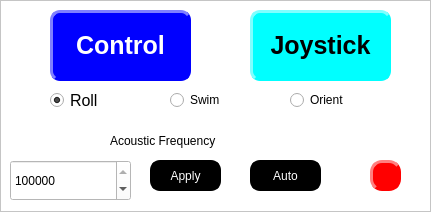
    <widget class="QFrame" name="frame">
     <property name="geometry">
      <rect>
       <x>10</x>
       <y>5</y>
       <width>431</width>
       <height>212</height>
      </rect>
     </property>
     <property name="styleSheet">
      <string notr="true"> color: rgb(0, 0, 0);
 background-color: rgb(255, 255, 255);
</string>
     </property>
     <property name="frameShape">
      <enum>QFrame::StyledPanel</enum>
     </property>
     <property name="frameShadow">
      <enum>QFrame::Raised</enum>
     </property>
     <widget class="QLabel" name="led">
      <property name="geometry">
       <rect>
        <x>370</x>
        <y>160</y>
        <width>31</width>
        <height>31</height>
       </rect>
      </property>
      <property name="styleSheet">
       <string notr="true">
                background-color: rgb(255, 0, 0);
                border-style: outset;
                border-width: 3px;
                border-radius: 12px;
                border-color: rgb(255, 0, 0);
         
                padding: 6px;</string>
      </property>
      <property name="text">
       <string/>
      </property>
     </widget>
     <widget class="QRadioButton" name="swimradio">
      <property name="geometry">
       <rect>
        <x>170</x>
        <y>90</y>
        <width>91</width>
        <height>20</height>
       </rect>
      </property>
      <property name="text">
       <string>Swim</string>
      </property>
     </widget>
     <widget class="QPushButton" name="applyacousticbutton">
      <property name="geometry">
       <rect>
        <x>150</x>
        <y>160</y>
        <width>71</width>
        <height>31</height>
       </rect>
      </property>
      <property name="styleSheet">
       <string notr="true">QPushButton {
                color: rgb(255, 255, 255);
                background-color: rgb(0, 0, 0);
                border-style: outset;
                border-width: 2px;
                border-radius: 10px;
                border-color: rgb(0, 0, 0);
                min-width: 1em;
                padding: 1px;
            }
            QPushButton:hover {
                background-color: rgb(100, 100, 100);
                color: rgb(0, 0, 0);
                border-style: inset;
            }

 		QPushButton:checked {
                color: rgb(255, 255, 255);
                background-color: rgb(255, 0, 0);
                border-style: outset;
                border-width: 2px;
                border-radius: 10px;
                border-color: rgb(200, 0, 0);
                min-width: 1em;
                padding: 1px;
}</string>
      </property>
      <property name="text">
       <string>Apply</string>
      </property>
      <property name="checkable">
       <bool>true</bool>
      </property>
     </widget>
     <widget class="QRadioButton" name="rollradio">
      <property name="geometry">
       <rect>
        <x>50</x>
        <y>90</y>
        <width>81</width>
        <height>21</height>
       </rect>
      </property>
      <property name="font">
       <font>
        <pointsize>12</pointsize>
        <italic>false</italic>
        <bold>false</bold>
       </font>
      </property>
      <property name="text">
       <string>Roll</string>
      </property>
      <property name="checked">
       <bool>true</bool>
      </property>
     </widget>
     <widget class="QPushButton" name="joystickbutton">
      <property name="geometry">
       <rect>
        <x>250</x>
        <y>10</y>
        <width>141</width>
        <height>71</height>
       </rect>
      </property>
      <property name="styleSheet">
       <string notr="true">QPushButton {
                color: rgb(0, 0, 0);
                background-color: rgb(0, 255, 255);
                border-style: outset;
                border-width: 3px;
                border-radius: 10px;
                border-color: rgb(0, 255, 255);
                min-width: 1em;
                padding: 6px;
                font: bold 25px;
            }
      
            QPushButton:checked {
                color: rgb(0, 0, 0);
                background-color: rgb(255, 0, 0);
                border-style: inset;
                border-width: 3px;
                border-radius: 10px;
                border-color: rgb(255, 0, 0);
                font: bold 25px;
                min-width: 1em;
			  padding-left: 5px;
                padding-top: 5px;
               
            }
            QPushButton:hover {
                background-color: rgb(100, 100, 100);
                color: rgb(255, 255, 255);
                border-color: rgb(100, 100, 100);
                padding-left: 5px;
                padding-top: 5px;
            }</string>
      </property>
      <property name="text">
       <string>Joystick</string>
      </property>
      <property name="checkable">
       <bool>true</bool>
      </property>
     </widget>
     <widget class="QPushButton" name="controlbutton">
      <property name="geometry">
       <rect>
        <x>50</x>
        <y>10</y>
        <width>141</width>
        <height>71</height>
       </rect>
      </property>
      <property name="styleSheet">
       <string notr="true">QPushButton {
                color: rgb(255, 255, 255);
                background-color: rgb(0, 0, 255);
                border-style: outset;
                border-width: 3px;
                border-radius: 10px;
                border-color: rgb(0, 0, 255);
                min-width: 1em;
                padding: 6px;
                font: bold 25px;
            }
      
            QPushButton:checked {
                color: rgb(255, 255, 255);
                background-color: rgb(255, 0, 0);
                border-style: inset;
                border-width: 3px;
                border-radius: 10px;
                border-color: rgb(255, 0, 0);
                font: bold 25px;
                min-width: 1em;
               
            }
            QPushButton:hover {
                background-color: rgb(100, 100, 100);
                color: rgb(255, 255, 255);
                border-color: rgb(0, 255, 0);
                padding-left: 5px;
                padding-top: 5px;
            }</string>
      </property>
      <property name="text">
       <string>Control</string>
      </property>
      <property name="checkable">
       <bool>true</bool>
      </property>
     </widget>
     <widget class="QRadioButton" name="orientradio">
      <property name="geometry">
       <rect>
        <x>290</x>
        <y>90</y>
        <width>91</width>
        <height>20</height>
       </rect>
      </property>
      <property name="text">
       <string>Orient</string>
      </property>
     </widget>
     <widget class="QSpinBox" name="acousticfreq_spinBox">
      <property name="geometry">
       <rect>
        <x>10</x>
        <y>160</y>
        <width>121</width>
        <height>41</height>
       </rect>
      </property>
      <property name="maximum">
       <number>3000000</number>
      </property>
      <property name="singleStep">
       <number>1000</number>
      </property>
      <property name="value">
       <number>1000000</number>
      </property>
     </widget>
     <widget class="QLabel" name="acousticfreqlabel">
      <property name="geometry">
       <rect>
        <x>110</x>
        <y>130</y>
        <width>311</width>
        <height>21</height>
       </rect>
      </property>
      <property name="styleSheet">
       <string notr="true"/>
      </property>
      <property name="text">
       <string>Acoustic Frequency</string>
      </property>
     </widget>
     <widget class="QPushButton" name="autoacousticbutton">
      <property name="geometry">
       <rect>
        <x>250</x>
        <y>160</y>
        <width>71</width>
        <height>31</height>
       </rect>
      </property>
      <property name="styleSheet">
       <string notr="true">QPushButton {
                color: rgb(255, 255, 255);
                background-color: rgb(0, 0, 0);
                border-style: outset;
                border-width: 2px;
                border-radius: 10px;
                border-color: rgb(0, 0, 0);
                min-width: 1em;
                padding: 1px;
            }
            QPushButton:hover {
                background-color: rgb(100, 100, 100);
                color: rgb(0, 0, 0);
                border-style: inset;
            }

 		QPushButton:checked {
                color: rgb(255, 255, 255);
                background-color: rgb(255, 0, 0);
                border-style: outset;
                border-width: 2px;
                border-radius: 10px;
                border-color: rgb(200, 0, 0);
                min-width: 1em;
                padding: 1px;
}</string>
      </property>
      <property name="text">
       <string>Auto</string>
      </property>
      <property name="checkable">
       <bool>true</bool>
      </property>
     </widget>
    </widget>
